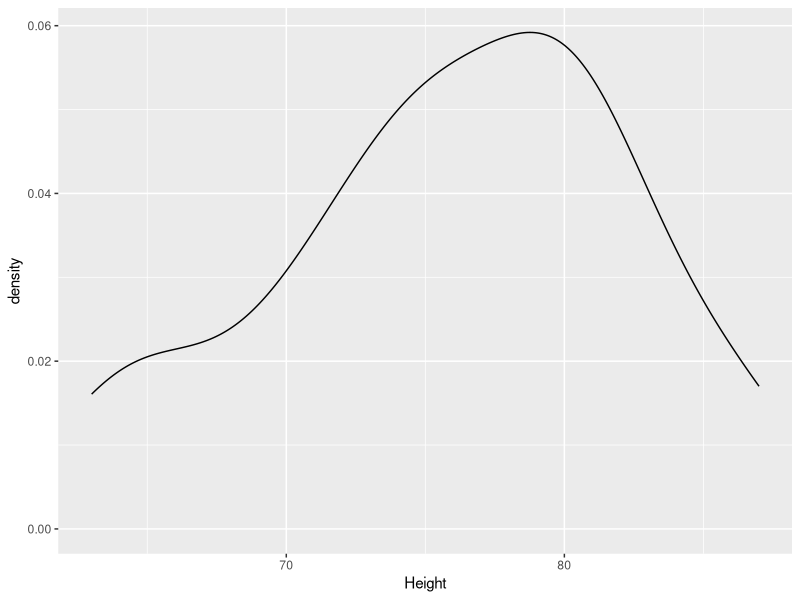
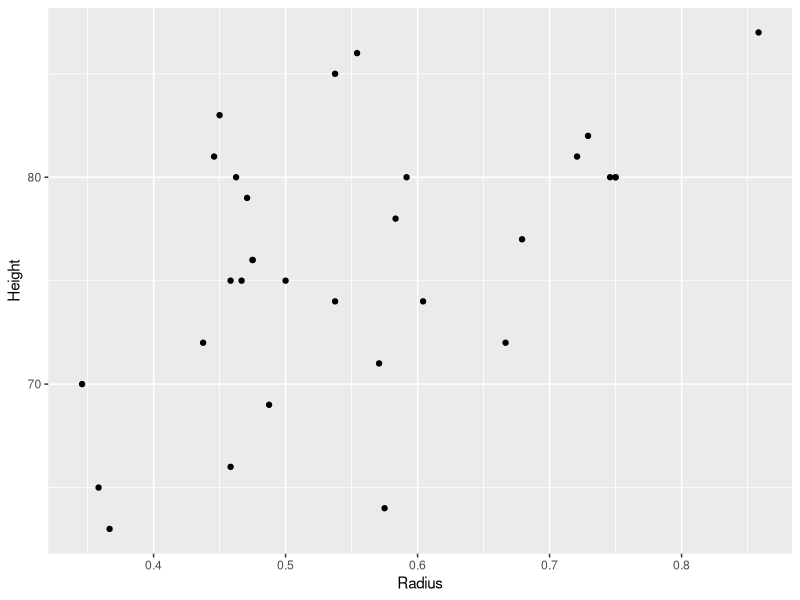
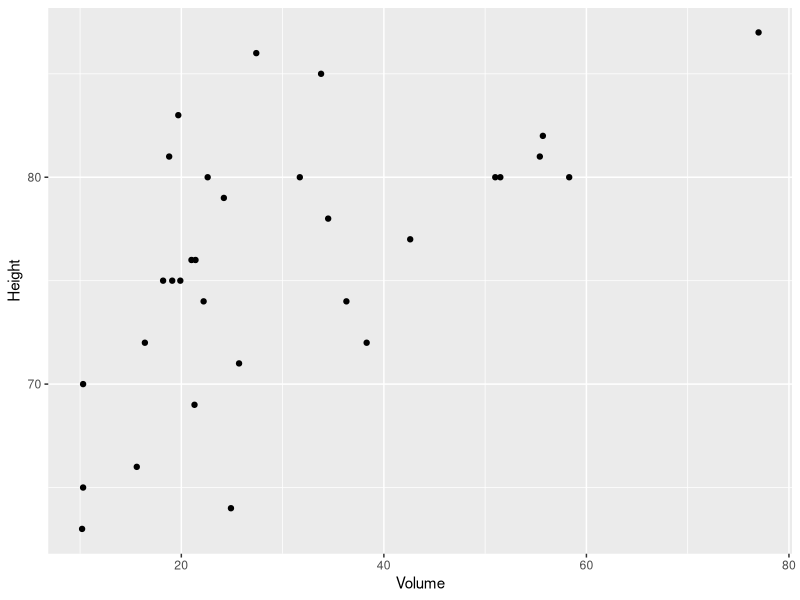
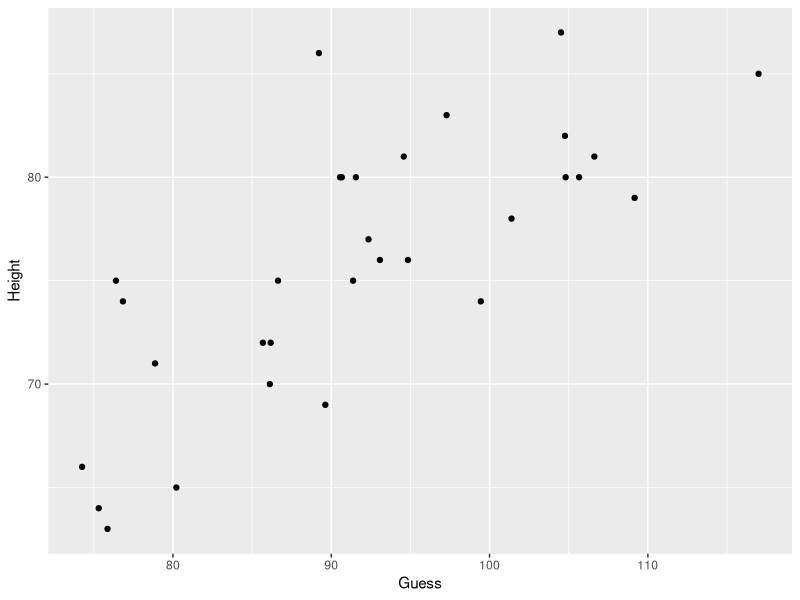

These figures' R source, in order:
## ---- chunk 1
knitr::opts_chunk$set(
  eval      = TRUE,
  comment   = "#",
  warning = FALSE,
  message = FALSE,
  #results   = "asis",
  # collapse  = TRUE,
  fig.align = "center")
## ---- chunk 2
library(tidyverse) # our friend 
library(BayesFactor) # need installation!!
data(trees)
head(trees)
## ---- chunk 3
trees$Radius <- trees$Girth / (2 * 12) # diameter to radius; inches to feet
## ---- chunk 4
trees %>% ggplot(aes(x = Height)) + geom_density()
## ---- chunk 5
M0 <- lm(data = trees, Height ~ 1) # only intercept
# the m.l.e. of theta_0
theta0_M0 <- M0$coefficients[1]
theta0_M0
# log likelihood
logLik(M0)
## ---- chunk 6
trees %>% ggplot(aes(x = Radius, y = Height)) + 
  geom_point()
## ---- chunk 7
cor(trees$Radius, trees$Height)
## ---- chunk 8
M1 <- lm(data = trees, Height ~ Radius) # intercept and slope
theta0_M1 <- M1$coefficients[1]
theta1_M1 <- M1$coefficients[2]
# theta_0 takes a different value:
print(c(theta0_M0, theta0_M1))
# the log likelihood should improve
logLik(M1)
## ---- chunk 9
# 2 * log-likelihood ratio
lrt <- as.numeric(2 * (logLik(M1) - logLik(M0)))
print("2 log(L1 / L0)")
print(lrt)

# difference in parameters
df0 <- length(M0$coefficients)
df1 <- length(M1$coefficients)
k <- df1 - df0
print("Number of extra parameters")
print(k)

# calculate (approximate) p-value
res <- pchisq(lrt, k, lower.tail = FALSE)
print(paste("p-value using Chi^2 with", k, "degrees of freedom"))
print(round(res, 4))
## ---- chunk 10
trees %>% ggplot() + aes(x = Volume, y = Height) + geom_point()
## ---- chunk 11
cor(trees$Volume, trees$Height)
## ---- chunk 12
M2 <- lm(data = trees, Height ~ Volume) # intercept and slope
## ---- chunk 13
logLik(M2)
## ---- chunk 14
# 2 * log-likelihood ratio
lrt <- as.numeric(2 * (logLik(M2) - logLik(M0)))
print("2 log(L2 / L0)")
print(lrt)

# difference in parameters
df0 <- length(M0$coefficients)
df1 <- length(M2$coefficients)
k <- df1 - df0
print("Number of extra parameters")
print(k)

# calculate (approximate) p-value
res <- pchisq(lrt, k, lower.tail = FALSE)
print(paste("p-value using Chi^2 with", k, "degrees of freedom"))
print(round(res, 4))
## ---- chunk 15
trees$Guess <- trees$Volume / trees$Radius^2 # (we can omit \pi)
## ---- chunk 16
trees %>% ggplot() + aes(x = Guess, y = Height) + geom_point()
## ---- chunk 17
cor(trees$Guess, trees$Height)
## ---- chunk 18
M3 <- lm(Height ~ Guess, data = trees)
logLik(M3)
## ---- chunk 19
AIC(M0) # only intercept
AIC(M1) # use radius
AIC(M2) # use volume
AIC(M3) # use cylinder
